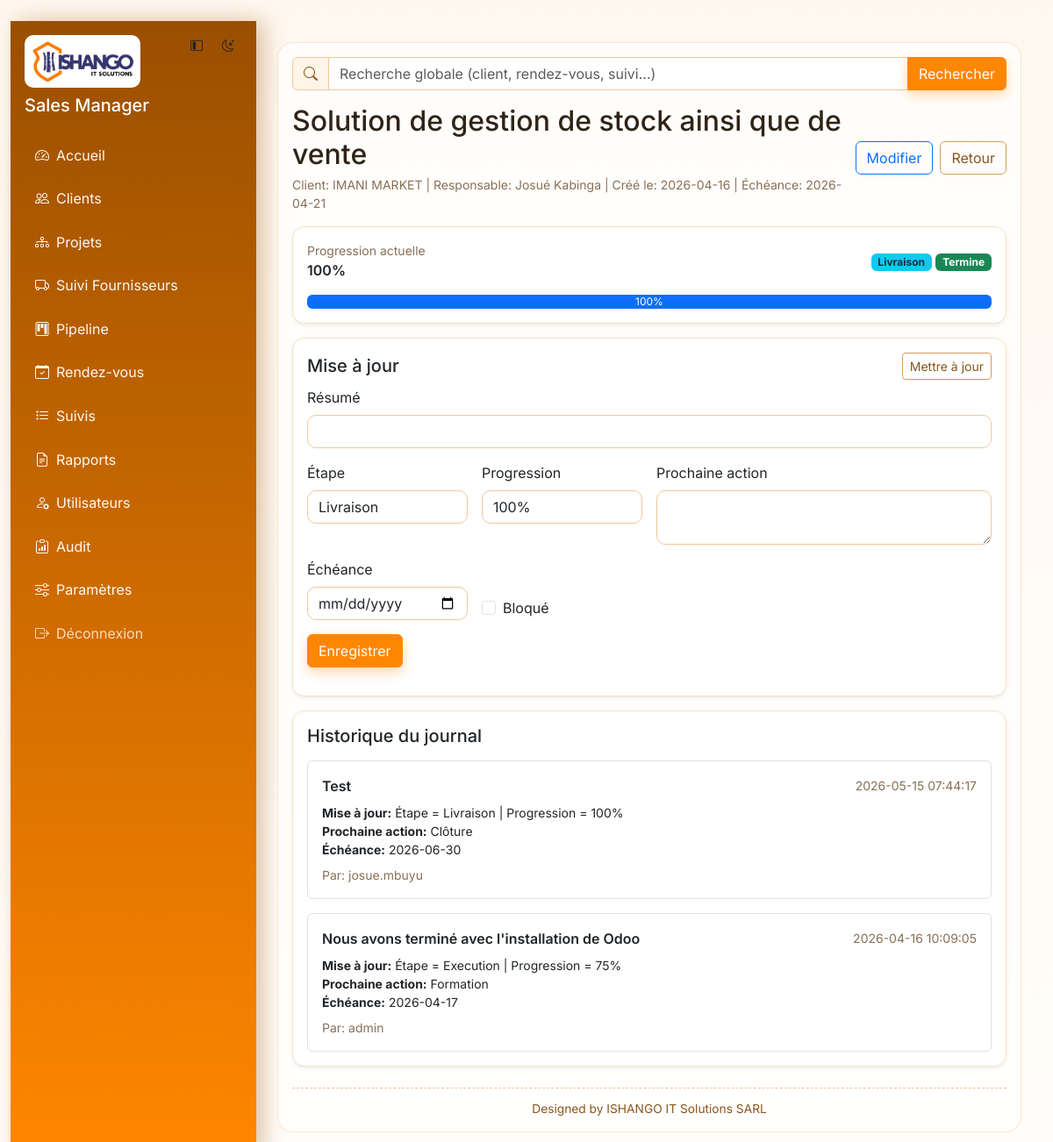
Page /projects/6 (signed in) on the committed database.
### tables this page shows
CREATE TABLE app_settings (

            key TEXT PRIMARY KEY,

            value TEXT NOT NULL

        );

CREATE TABLE projects (
            id INTEGER PRIMARY KEY AUTOINCREMENT,
            title TEXT NOT NULL,
            client_id INTEGER,
            owner_name TEXT,
            assignee_type TEXT NOT NULL DEFAULT 'technicien',
            status TEXT NOT NULL DEFAULT 'en_cours',
            priority TEXT NOT NULL DEFAULT 'moyenne',
            progress INTEGER NOT NULL DEFAULT 0,
            next_action TEXT,
            due_date TEXT,
            notes TEXT,
            created_at TEXT DEFAULT CURRENT_TIMESTAMP, assignee_name TEXT, stage TEXT NOT NULL DEFAULT 'cadrage',
            FOREIGN KEY(client_id) REFERENCES clients(id) ON DELETE SET NULL
        );

CREATE TABLE clients (
            id INTEGER PRIMARY KEY AUTOINCREMENT,
            name TEXT NOT NULL,
            company TEXT,
            phone TEXT,
            email TEXT,
            notes TEXT,
            created_at TEXT DEFAULT CURRENT_TIMESTAMP
        , pipeline_stage TEXT NOT NULL DEFAULT 'prospect', location TEXT, address TEXT, activity_domain TEXT);

CREATE TABLE project_updates (
            id INTEGER PRIMARY KEY AUTOINCREMENT,
            project_id INTEGER NOT NULL,
            user_id INTEGER,
            update_type TEXT NOT NULL DEFAULT 'suivi',
            summary TEXT NOT NULL,
            result TEXT,
            next_action TEXT,
            next_action_date TEXT,
            risk_level TEXT NOT NULL DEFAULT 'moyen',
            is_blocked INTEGER NOT NULL DEFAULT 0,
            created_at TEXT DEFAULT CURRENT_TIMESTAMP, stage_snapshot TEXT, progress_snapshot INTEGER,
            FOREIGN KEY(project_id) REFERENCES projects(id) ON DELETE CASCADE,
            FOREIGN KEY(user_id) REFERENCES users(id) ON DELETE SET NULL
        );

CREATE TABLE users (
            id INTEGER PRIMARY KEY AUTOINCREMENT,
            username TEXT UNIQUE NOT NULL,
            password TEXT NOT NULL
        , role TEXT NOT NULL DEFAULT 'sales', email TEXT, is_active INTEGER NOT NULL DEFAULT 1);

### routes/projects.py (the view)
@projects_bp.route("/<int:project_id>")
@permission_required("projects.view")
def project_detail(project_id):
    project = query_one(
        """
        SELECT p.*, c.name AS client_name
        FROM projects p
        LEFT JOIN clients c ON c.id = p.client_id
        WHERE p.id = ?
        """,
        (project_id,),
    )
    if not project:
        flash("Projet introuvable.", "danger")
        return redirect(url_for("projects.list_projects"))
    _sync_project_status(project_id)
    project = query_one(
        "SELECT p.*, c.name AS client_name FROM projects p LEFT JOIN clients c ON c.id = p.client_id WHERE p.id = ?",
        (project_id,),
    )
    updates = query_all(
        """
        SELECT pu.*, u.username
        FROM project_updates pu
        LEFT JOIN users u ON u.id = pu.user_id
        WHERE pu.project_id = ?
        ORDER BY pu.created_at DESC, pu.id DESC
        LIMIT 100
        """,
        (project_id,),
    )
    return render_template(
        "project_detail.html",
        project=project,
        updates=updates,
        stage_choices=STAGE_CHOICES,
        progress_choices=PROGRESS_CHOICES,
    )

### templates/project_detail.html (shortened to what this page needs)
{% extends "base.html" %}
{% block content %}
<div class="d-flex justify-content-between align-items-center mb-3">
  <div>
    <h2 class="mb-1">{{ project.title }}</h2>
    <div class="text-muted small">
      Client: {{ project.client_name or "-" }} | Responsable: {{ project.owner_name or "-" }} | Créé le: {{ (project.created_at or "-")[:10] if project.created_at else "-" }} | Échéance: {{ project.due_date or "-" }}
    </div>
  </div>
  <div class="d-flex gap-2">
    <a href="{{ url_for('projects.edit_project', project_id=project.id) }}" class="btn btn-outline-primary">Modifier</a>
    <a href="{{ url_for('projects.list_projects') }}" class="btn btn-outline-secondary">Retour</a>
  </div>
</div>
<div class="card shadow-sm mb-3">
  <div class="card-body">
    <div class="d-flex justify-content-between align-items-center">
      <div>
        <div class="small text-muted">Progression actuelle</div>
        <div class="fw-semibold">{{ project.progress }}%</div>
      </div>
      <div class="text-end">
        <span class="badge stage-badge stage-{{ project.stage }}">{{ project.stage|replace('_', ' ')|title }}</span>
        <span class="badge {% if project.status == 'termine' %}text-bg-success{% else %}text-bg-secondary{% endif %}">{{ project.status|replace('_', ' ')|title }}</span>
      </div>
    </div>
    <div class="progress mt-3" role="progressbar" aria-valuenow="{{ project.progress }}" aria-valuemin="0" aria-valuemax="100">
      <div class="progress-bar" style="width: {{ project.progress }}%">{{ project.progress }}%</div>
    </div>
  </div>
</div>
<div class="card shadow-sm mb-3">
  <div class="card-body">
    <div class="d-flex justify-content-between align-items-center mb-2">
      <h5 class="mb-0">Mise à jour</h5>
      <button class="btn btn-sm btn-outline-secondary" type="button" data-bs-toggle="collapse" data-bs-target="#projectQuickUpdate" aria-expanded="true">
        Mettre à jour
      </button>
    </div>
    <div class="collapse show" id="projectQuickUpdate">
      <form method="post" action="{{ url_for('projects.add_project_update', project_id=project.id) }}" class="row g-3">
        <div class="col-12">
          <label class="form-label">Résumé</label>
          <input class="form-control" name="summary" required>
        </div>
        <div class="col-md-3">
          <label class="form-label">Étape</label>
          <select class="form-select" name="stage">
            {% for key, label in stage_choices %}
            <option value="{{ key }}" {% if project.stage == key %}selected{% endif %}>{{ label }}</option>
            {% endfor %}
          </select>
        </div>
        <div class="col-md-3">
          <label class="form-label">Progression</label>
          <select class="form-select" name="progress">
            {% for value in progress_choices %}
            <option value="{{ value }}" {% if project.progress == value %}selected{% endif %}>{{ value }}%</option>
            {% endfor %}
          </select>
        </div>
        <div class="col-md-6">
          <label class="form-label">Prochaine action</label>
          <textarea class="form-control" rows="2" name="next_action"></textarea>
        </div>
        <div class="col-md-3">
          <label class="form-label">Échéance</label>
          <input type="date" class="form-control" name="next_action_date">
        </div>
        <div class="col-md-3 d-flex align-items-end">
          <div class="form-check">
            <input class="form-check-input" type="checkbox" name="is_blocked" value="1" id="is_blocked">
            <label class="form-check-label" for="is_blocked">Bloqué</label>
          </div>
        </div>
        <div class="col-12">
          <button class="btn btn-primary">Enregistrer</button>
        </div>
      </form>
    </div>
  </div>
</div>
<div class="card shadow-sm">
  <div class="card-body">
    <h5 class="mb-3">Historique du journal</h5>
    <div class="vstack gap-3">
      {% for u in updates %}
      <div class="border rounded p-3">
        <div class="d-flex justify-content-between align-items-center mb-2">
          <div class="fw-semibold">{{ u.summary }}</div>
          <div class="small text-muted">{{ u.created_at }}</div>
        </div>
        {% if u.stage_snapshot or u.progress_snapshot is not none %}
        <div class="small">
          <strong>Mise à jour:</strong>
          {% if u.stage_snapshot %}Étape = {{ u.stage_snapshot|replace('_', ' ')|title }}{% endif %}
          {% if u.stage_snapshot and u.progress_snapshot is not none %} | {% endif %}
          {% if u.progress_snapshot is not none %}Progression = {{ u.progress_snapshot }}%{% endif %}
        </div>
        {% endif %}
        {% if u.next_action %}<div class="small"><strong>Prochaine action:</strong> {{ u.next_action }}</div>{% endif %}
        {% if u.next_action_date %}<div class="small"><strong>Échéance:</strong> {{ u.next_action_date }}</div>{% endif %}
        <div class="small text-muted mt-2">Par: {{ u.username or "Système" }}</div>
      </div>
      {% else %}
      <div class="text-muted">Aucune entrée de suivi pour ce projet.</div>
      {% endfor %}
    </div>
  </div>
</div>
{% endblock %}

### templates/base.html (shortened to what this page needs)
﻿<!doctype html>
<html lang="fr" data-theme="{{ default_theme }}">
  <head>
    <link href="https://cdn.jsdelivr.net/npm/bootstrap@5.3.3/dist/css/bootstrap.min.css" rel="stylesheet">
    <link href="https://cdn.jsdelivr.net/npm/bootstrap-icons@1.11.3/font/bootstrap-icons.min.css" rel="stylesheet">
    <link href="{{ url_for('static', filename='css/styles.css') }}" rel="stylesheet">
  </head>
  <body>
    {% if session.get('user_id') %}
      <div class="container-fluid">
        <div class="app-layout min-vh-100">
          <aside id="appSidebar" class="sidebar p-3">
            <div class="d-flex justify-content-between align-items-start mb-4 gap-2">
              <div class="sidebar-brand">
                <img src="{{ url_for('static', filename='img/ishango-logo.png') }}" alt="Ishango" class="brand-logo mb-2">
                <h5 class="text-white mb-0 brand-title">{{ app_name }}</h5>
              </div>
              <div class="d-flex gap-1">
                <button id="sidebarToggle" class="btn btn-sm btn-light-subtle" type="button" title="Menu">
                  <i class="bi bi-layout-sidebar-inset"></i>
                </button>
                <button id="themeToggle" class="btn btn-sm btn-light-subtle" type="button" title="Thème">
                  <i class="bi bi-moon-stars"></i>
                </button>
              </div>
            </div>
            <nav class="nav flex-column gap-2">
              <a class="nav-link" href="{{ url_for('dashboard.home') }}"><i class="bi bi-speedometer2 me-2"></i><span class="link-text">Accueil</span></a>
              <a class="nav-link" href="{{ url_for('clients.list_clients') }}"><i class="bi bi-people me-2"></i><span class="link-text">Clients</span></a>
              <a class="nav-link" href="{{ url_for('projects.list_projects') }}"><i class="bi bi-diagram-3 me-2"></i><span class="link-text">Projets</span></a>
              <a class="nav-link" href="{{ url_for('suppliers.list_suppliers') }}"><i class="bi bi-truck me-2"></i><span class="link-text">Suivi Fournisseurs</span></a>
              <a class="nav-link" href="{{ url_for('pipeline.board') }}"><i class="bi bi-kanban me-2"></i><span class="link-text">Pipeline</span></a>
              <a class="nav-link" href="{{ url_for('appointments.list_appointments') }}"><i class="bi bi-calendar-check me-2"></i><span class="link-text">Rendez-vous</span></a>
              <a class="nav-link" href="{{ url_for('followups.list_followups') }}"><i class="bi bi-list-task me-2"></i><span class="link-text">Suivis</span></a>
              <a class="nav-link" href="{{ url_for('exports.reports_home') }}"><i class="bi bi-file-earmark-text me-2"></i><span class="link-text">Rapports</span></a>
              {% if session.get('role') == 'admin' %}
              <a class="nav-link" href="{{ url_for('admin.users') }}"><i class="bi bi-person-gear me-2"></i><span class="link-text">Utilisateurs</span></a>
              <a class="nav-link" href="{{ url_for('admin.audit') }}"><i class="bi bi-clipboard-data me-2"></i><span class="link-text">Audit</span></a>
              <a class="nav-link" href="{{ url_for('settings.index') }}"><i class="bi bi-sliders me-2"></i><span class="link-text">Paramètres</span></a>
              {% endif %}
              <a class="nav-link nav-logout" href="{{ url_for('auth.logout') }}"><i class="bi bi-box-arrow-right me-2"></i><span class="link-text">Déconnexion</span></a>
            </nav>
          </aside>
          <main class="app-main p-4">
            <div class="app-main-shell">
              {% if request.endpoint != "clients.list_clients" %}
              <form method="get" action="{{ url_for('search.global_search') }}" class="global-search mb-3">
                <div class="input-group">
                  <span class="input-group-text"><i class="bi bi-search"></i></span>
                  <input
                    type="text"
                    name="q"
                    class="form-control"
                    placeholder="Recherche globale (client, rendez-vous, suivi...)"
                    value="{{ request.args.get('q', '') if request.endpoint == 'search.global_search' else '' }}"
                  >
                  <button class="btn btn-primary" type="submit">Rechercher</button>
                </div>
              </form>
              {% endif %}
              {% block content %}{% endblock %}
              <footer class="app-signature mt-4">
                Designed by ISHANGO IT Solutions SARL
              </footer>
            </div>
          </main>
        </div>
      </div>
    {% endif %}
  </body>
</html>

### rows in the picture
app_settings: value "Sales Manager"
projects: title "Solution de gestion de stock ainsi que de vente", owner_name "Josué Kabinga", created_at "2026-04-16", due_date "2026-04-21", progress "100", stage "Livraison", status "Termine", progress "100%"
clients: name "IMANI MARKET"
project_updates: summary "Test", created_at "2026-05-15 07:44:17", stage_snapshot "Livraison", progress_snapshot "100", next_action "Clôture", next_action_date "2026-06-30", username "josue.mbuyu"
project_updates: summary "Nous avons terminé avec l'installation de Odoo", created_at "2026-04-16 10:09:05", stage_snapshot "Execution", progress_snapshot "75", next_action "Formation", next_action_date "2026-04-17", username "admin"
